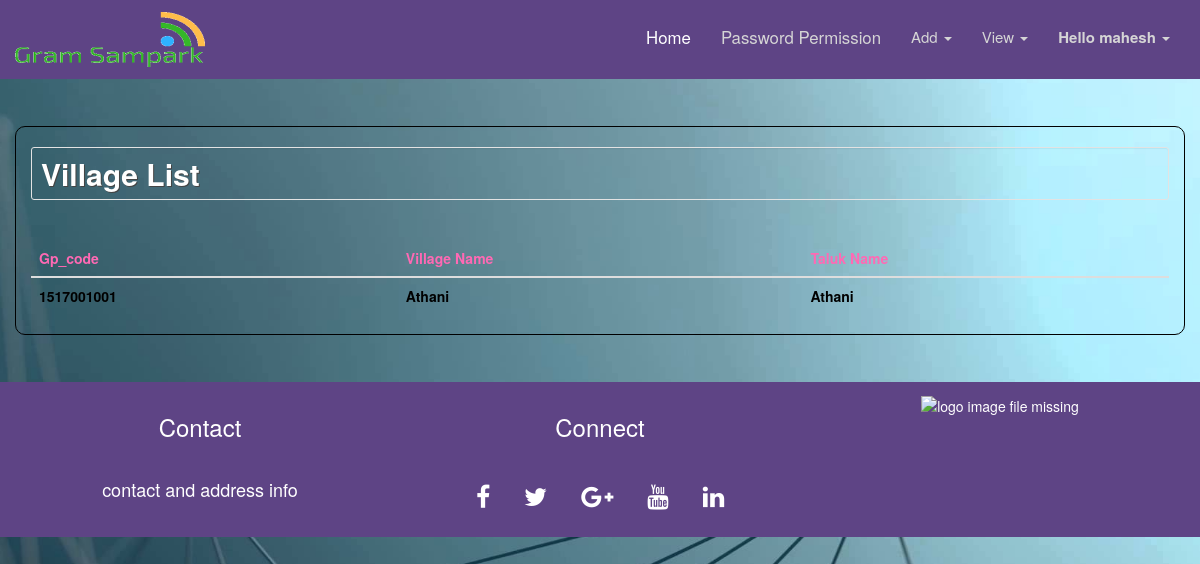
Page /zpadmin/viewvillage.php (signed in) on the committed database.
### tables this page shows
CREATE TABLE `village_list` (
  `gp_code` bigint(20) NOT NULL,
  `tp_code` bigint(20) NOT NULL,
  `village_name` varchar(50) NOT NULL
);

CREATE TABLE `taluk_list` (
  `tp_code` bigint(20) NOT NULL,
  `zp_code` bigint(20) NOT NULL,
  `taluk_name` varchar(50) NOT NULL
);

### zpadmin/viewvillage.php (the view, shortened to what this page needs)
<!DOCTYPE html>
<html>
<head>
</head>
	<body class="bg">
		<?php
			include 'navbar.php';
		?>
		<div class="container-fluid">
			<div class="container" style="border:solid thin black;border-radius: 10px;">
				<h2 class="well well-sm" style="background-color:transparent; animation-duration: 3s;text-shadow:1px 1px 0 #444; color: white"><b>Village List</b></h2><br>
				<div class="table-responsive w3-animate-zoom">
					<table class="table table-striped" style="color: black; font-weight: bold;">
						<thead>
							<tr>
								<th  style="color: #FF69B4;"><b>Gp_code</b></th>
								<th style="color: #FF69B4;"><b>Village Name</b></th>
								<th style="color: #FF69B4;"><b>Taluk Name</b></th>
							</tr>
						</thead>
						<tbody style="background-color: transparent;">
							<?php
								$servername ="localhost";
								$username= "root";
								$password= "password";
								$dbname = "gramsampark";
								$conn = mysqli_connect($servername, $username, $password,$dbname );
								$sql="select gp_code,taluk_name,village_name from taluk_list,village_list where taluk_list.tp_code=village_list.tp_code";
								$result=mysqli_query($conn, $sql);
								if ($result-> num_rows >0) {
									while ($row= $result-> fetch_assoc()) {
										echo "<tr style='background-color:transparent;'><td>".$row["gp_code"]."</td><td>".$row['village_name']."</td><td>".$row["taluk_name"]."</td></tr>";
									}
								}
								else
								{
									echo "0 result";
								}
							?>
						</tbody>
					</table>
				</div>
			</div>
		</div>
		<?php include 'footer.php'; ?>
	</body>
</html>

### style.css (style rules this page uses)
html, body { height: 100%; width: 100%; }
.container { margin: 4% auto; }
.bg { background: url(img/gp6.jpg) no-repeat center center fixed; display: table; position: relative; width: 100%; background-size: cover; color: white; height: auto; width: 100%; }

### rows in the picture
village_list: gp_code "1517001001", village_name "Athani", tp_code.taluk_name "Athani"

### other values in the picture
$username "mahesh"
